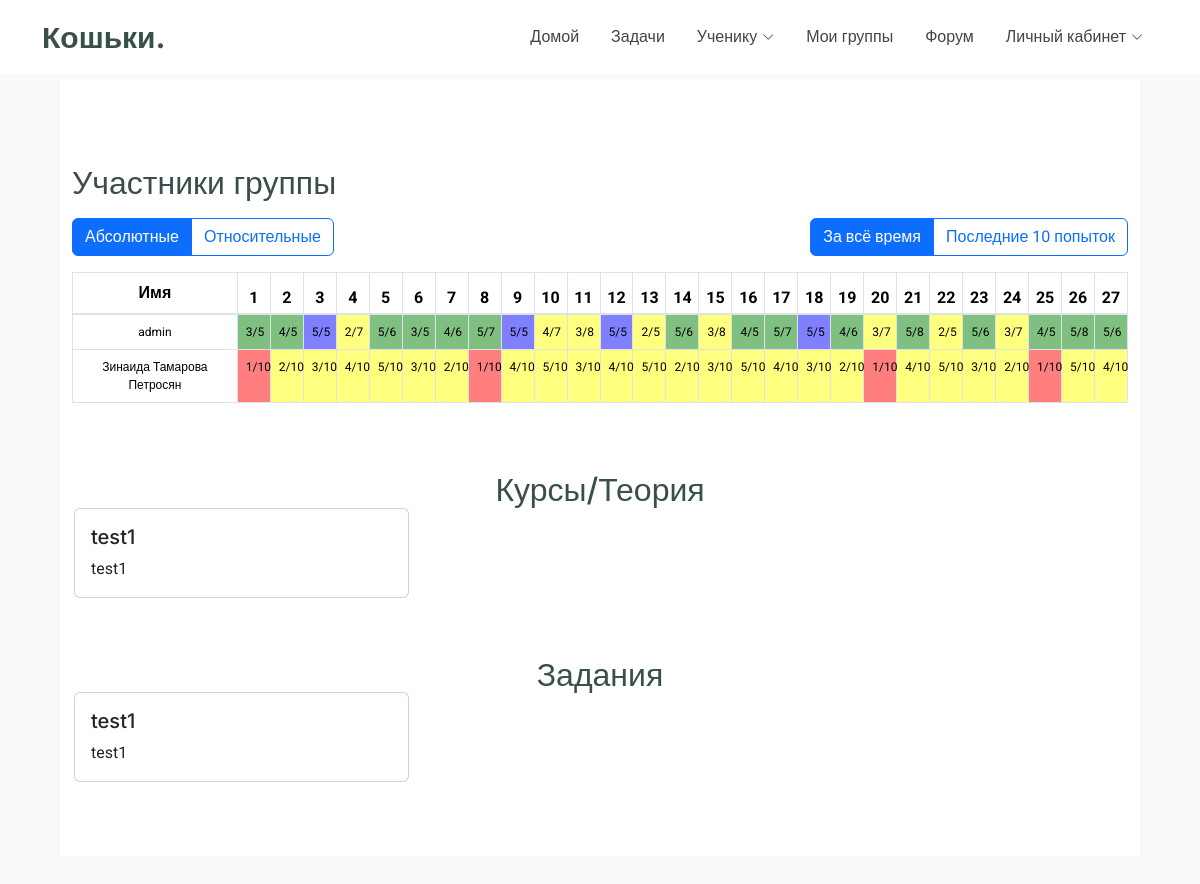
The page /groups/0 on the database its author committed.
### tables this page shows
CREATE TABLE users (user_id INT PRIMARY KEY UNIQUE NOT NULL, role_id INT REFERENCES roles (role_id), registration_time DATETIME, first_name VARCHAR (255), second_name VARCHAR (255), surname VARCHAR (255), login VARCHAR (255), password VARCHAR (255), email VARCHAR (255), tel VARCHAR (15), birth_date DATETIME, school_id INT REFERENCES schools (school_id), city_id INT REFERENCES cities (city_id), class VARCHAR (3), photo_id INT);

CREATE TABLE assignments (assignment_id INT PRIMARY KEY, variant_id INT REFERENCES variants (variant_id), author_id INT, creation_time DATETIME, expiration_time DATETIME);

CREATE TABLE variants (variant_id INT, variant_name VAARCHAR (255), variant_description TEXT, author_id INT REFERENCES users (user_id), display_mode INT, PRIMARY KEY (variant_id));

### main.py (the view)
@app.route("/groups/<group_id>", methods=['GET', 'POST'])
def group_page(group_id):
    if request.method == 'GET':
        members = dr.get_group_members(group_id)
        courses = dr.get_group_courses(group_id)
        assignments = dr.get_group_assignments(group_id)
        return render_template("group_page.html", members=members,
                               courses=courses, assignments=assignments)
    if request.method == 'POST':
        pass

### database_requests.py (called while the page is built)
def sql_execute(sql_request):
    ret = cursor.execute(sql_request)
    return ret

def get_group_members(group_id):
    sql_req = f"""
            SELECT
                first_name, second_name, surname, role_name
            FROM
                users
            INNER JOIN
                roles ON users.role_id = roles.role_id
            INNER JOIN
                user_group ON user_group.user_id = users.user_id
            WHERE
                user_group.group_id = {group_id}
    """
    members = sql_execute(sql_req).fetchall()
    return members

def get_group_courses(group_id):
    sql_req = f"""
            SELECT
                *
            FROM
                courses
                INNER JOIN
                group_course ON group_course.course_id = courses.course_id
            WHERE
                group_course.group_id = {group_id}
    """
    courses = sql_execute(sql_req).fetchall()
    return courses

def get_group_assignments(group_id):
    sql_req = f"""
            SELECT
                assignments.assignment_id, variants.variant_id, variants.variant_name, variants.variant_description
            FROM
                    assignment_group
                INNER JOIN
                    assignments
                ON
                    assignment_group.assignment_id = assignments.assignment_id
                INNER JOIN
                    variants
                ON
                    assignments.variant_id = variants.variant_id
                WHERE
                    assignment_group.group_id = {group_id}
    """
    variants = sql_execute(sql_req).fetchall()
    return variants

### templates/group_page.html (shortened to what this page needs)
<!DOCTYPE html>
<html lang="en">
<head>
  <link href="{{ url_for('static', filename='vendor/bootstrap/css/bootstrap.min.css') }}" rel="stylesheet">
  <link href="{{ url_for('static', filename='vendor/bootstrap-icons/bootstrap-icons.css') }}" rel="stylesheet">
  <link href="{{ url_for('static', filename='vendor/aos/aos.css') }}" rel="stylesheet">
  <link href="{{ url_for('static', filename='vendor/glightbox/css/glightbox.min.css') }}" rel="stylesheet">
  <link href="{{ url_for('static', filename='vendor/swiper/swiper-bundle.min.css') }}" rel="stylesheet">
  <link href="{{ url_for('static', filename='/css/main.css') }}" rel="stylesheet">
</head>
<body>
  {% include 'header.html' %}
  {% set display_mode = request.args.get('display_mode', 'absolute') %}
  {% set time_range = request.args.get('time_range', 'all') %}
  <section class="container my-5">
    <div class="row">
      <div class="col-12">
        <div class="members-list my-4">
          <h2 class="mb-3">Участники группы</h2>
          <form method="get" class="mb-3">
            <div class="d-flex justify-content-between flex-wrap">
              <div class="btn-group me-2" role="group" aria-label="Режим отображения результатов">
                <label class="btn btn-outline-primary" for="absolute">Абсолютные</label>
                <label class="btn btn-outline-primary" for="relative">Относительные</label>
              </div>
              <div class="btn-group" role="group" aria-label="Период статистики">
                <label class="btn btn-outline-primary" for="all">За всё время</label>
                <label class="btn btn-outline-primary" for="last10">Последние 10 попыток</label>
              </div>
            </div>
          </form>
          {% if time_range == 'last10' %}
            {% set attempts_range = range(1, 28) %}
          {% else %}
            {% set attempts_range = range(1, 28) %}
          {% endif %}
          <table class="table table-bordered" style="table-layout: fixed; border-collapse: collapse;">
            <thead>
              <tr>
                <th style="width: 150px; text-align: center;">Имя</th>
                {% for i in attempts_range %}
                <th class="text-center" style="width: 30px; padding: 3px;">{{ i }}</th>
                {% endfor %}
              </tr>
            </thead>
            <tbody>
              {% for member in members %}
              <tr>
                <td class="text-center" style="font-size: 12px;">{{ member[0] }} {{ member[1] }} {{ member[2] }}</td>
                {% if time_range == 'last10' %}
                  {% set stats = course_stats_last10[loop.index0] %}
                {% else %}
                  {% set stats = course_stats[loop.index0] %}
                {% endif %}
                {% set displayed_stats = stats %}
                {% for stat in displayed_stats %}
                  {% if stat[1] > 0 %}
                    {% set percent = (stat[0] * 100 / stat[1]) | round(0, 'common') | int %}
                  {% else %}
                    {% set percent = 0 %}
                  {% endif %}
                  {% if display_mode == 'relative' %}
                    {% if percent == 100 %}
                      <td class="text-center" style="background-color: rgba(0, 0, 255, 0.5); font-size: 12px;">{{ percent }}%</td>
                    {% elif percent < 20 %}
                      <td class="text-center" style="background-color: rgba(255, 0, 0, 0.5); font-size: 12px;">{{ percent }}%</td>
                    {% elif percent < 60 %}
                      <td class="text-center" style="background-color: rgba(255, 255, 0, 0.5); font-size: 12px;">{{ percent }}%</td>
                    {% else %}
                      <td class="text-center" style="background-color: rgba(0, 128, 0, 0.5); font-size: 12px;">{{ percent }}%</td>
                    {% endif %}
                  {% else %}
                    {% if percent == 100 %}
                      <td class="text-center" style="background-color: rgba(0, 0, 255, 0.5); font-size: 12px;">{{ stat[0] }}/{{ stat[1] }}</td>
                    {% elif percent < 20 %}
                      <td class="text-center" style="background-color: rgba(255, 0, 0, 0.5); font-size: 12px;">{{ stat[0] }}/{{ stat[1] }}</td>
                    {% elif percent < 60 %}
                      <td class="text-center" style="background-color: rgba(255, 255, 0, 0.5); font-size: 12px;">{{ stat[0] }}/{{ stat[1] }}</td>
                    {% else %}
                      <td class="text-center" style="background-color: rgba(0, 128, 0, 0.5); font-size: 12px;">{{ stat[0] }}/{{ stat[1] }}</td>
                    {% endif %}
                  {% endif %}
                {% endfor %}
              </tr>
              {% endfor %}
            </tbody>
          </table>
        </div>
      </div>
      <div class="col-12 mt-4">
        <h2 class="text-center">Курсы/Теория</h2>
        <div class="row" id="courses-theory-container">
          {% for material in assignments %}
            <div class="col-md-4 mb-4">
              <a href="{% if material[5] == 0 %}/learning-materials/{{ material[0] }}{% else %}/courses/{{ material[0] }}{% endif %}" class="card h-100">
                <div class="card-body">
                  <h5 class="card-title">{{ material[2] }}</h5>
                  <p class="card-text">{{ material[3]|safe }}</p>
                </div>
              </a>
            </div>
          {% endfor %}
        </div>
      </div>
      <div class="col-12 mt-4">
        <h2 class="text-center">Задания</h2>
        <div class="row" id="tests-container">
          {% for assignment in assignments %}
            <div class="col-md-4 mb-4">
              <a href="/variants/{{ assignment[1] }}" class="card h-100">
                <div class="card-body">
                  <h5 class="card-title">{{ assignment[2] }}</h5>
                  <p class="card-text">{{ assignment[3]|safe }}</p>
                </div>
              </a>
            </div>
          {% endfor %}
        </div>
      </div>
    </div>
  </section>
</body>
</html>

### static/css/main.css (style rules this page uses)
:root { --default-font: "Roboto", system-ui, -apple-system, "Segoe UI", Roboto, "Helvetica Neue", Arial, "Noto Sans", "Liberation Sans", sans-serif, "Apple Color Emoji", "Segoe UI Emoji", "Segoe UI Symbol", "Noto Color Emoji"; --heading-font: "Inter", sans-serif; --nav-font: "Poppins", sans-serif; }
:root { --background-color: #ffffff; --default-color: #444444; --heading-color: #384f4b; --accent-color: #1bbca3; --surface-color: #ffffff; --contrast-color: #ffffff; --incorrect-answer-color: #ff4040; --correct-answer-color: #acf273; --empty-answer-color: #c9c9c9; }
:root { --nav-color: #444444; --nav-hover-color: #1bbca3; --nav-mobile-background-color: #ffffff; --nav-dropdown-background-color: #ffffff; --nav-dropdown-color: #444444; --nav-dropdown-hover-color: #1bbca3; }
:root { scroll-behavior: smooth; }
body { color: var(--default-color); background-color: var(--background-color); font-family: var(--default-font); overflow-y: scroll; }
a { color: var(--accent-color); text-decoration: none; transition: 0.3s; }
h1, h2, h3, h4, h5, h6 { color: var(--heading-color); font-family: var(--heading-font); }
section, .section { color: var(--default-color); background-color: var(--background-color); padding: 60px 0; scroll-margin-top: 74px; overflow: clip; }

### templates/group_page.html (style rules this page uses)
body { background-color: #f8f9fa; margin-top: 80px; font-family: 'Roboto', sans-serif; }
.container { width: 90%; margin: 0 auto; }
.row { display: flex; flex-wrap: wrap; margin: -10px; }
.col-12 { flex: 0 0 100%; max-width: 100%; padding: 10px; }
.table { width: 100%; margin-bottom: 1rem; }
.table th, .table td { border-top: 1px solid #dee2e6; }
.table thead th { border-bottom: 2px solid #dee2e6; }

### rows shown on the page
users: first_name "admin", stat "3" "4" "5" "3" "4" "5" "5" "4" "5" "4" "5" "5" "4" "5" "5", stat "5" "5" "6" "5" "6" "7" "6" "5" "7" "6" "8" "6" "5" "8" "6", stat "5" "5" "5" "5", stat "5" "5" "5" "5", stat "2" "4" "3" "2" "3" "3" "2" "3", stat "7" "7" "8" "5" "8" "7" "5" "7"
users: first_name "Зинаида", second_name "Тамарова", surname "Петросян", stat "1" "1" "1" "1", stat "10" "10" "10" "10", stat "2" "3" "4" "5" "3" "2" "4" "5" "3" "4" "5" "2" "3" "5" "4" "3" "2" "4" "5" "3" "2" "5" "4", stat "10" "10" "10" "10" "10" "10" "10" "10" "10" "10" "10" "10" "10" "10" "10" "10" "10" "10" "10" "10" "10" "10" "10"
assignments: variant_name "test1", variant_description "test1"

### other values the page prints
{{ i }} "1" "2" "3" "4" "5" "6" "7" "8" "9" "10" "11" "12" "13" "14" "15" "16" "17" "18" "19" "20" "21" "22" "23" "24" "25" "26" "27"
